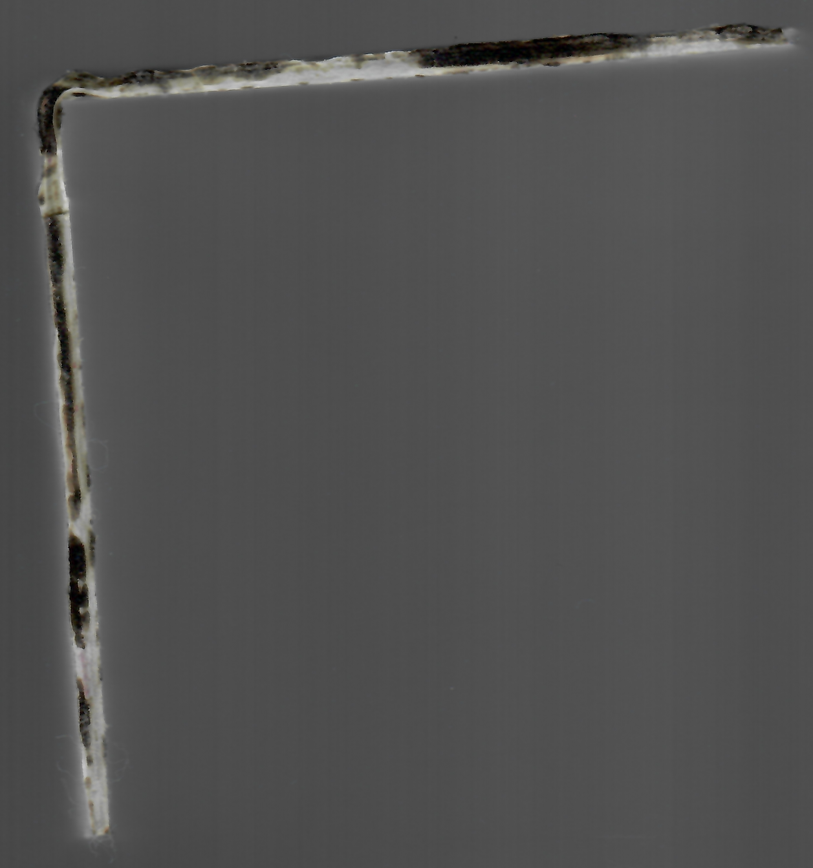
#> input picture LQ2.png, 813 x 868 px, shrunk from 1257 x 1343 before the run
$ jupyter execute AngleScript.ipynb
#> lines starting #> are read from the running program, lines starting #| are printed output that depends on the picture
# Code for Angle Measurement

[cell 1]
import numpy as np

from skimage.transform import (hough_line, hough_line_peaks,
                               probabilistic_hough_line)
from skimage.feature import canny
from skimage import data

from pylab import imread, imshow, gray, mean

import matplotlib.pyplot as plt
from matplotlib import cm

image = imread('LQ2.png')
#> image is the input picture: shape (868, 813, 4) float32; mean R, G, B, A 0.32, 0.319, 0.317, 1
image = np.mean(image,axis=2)
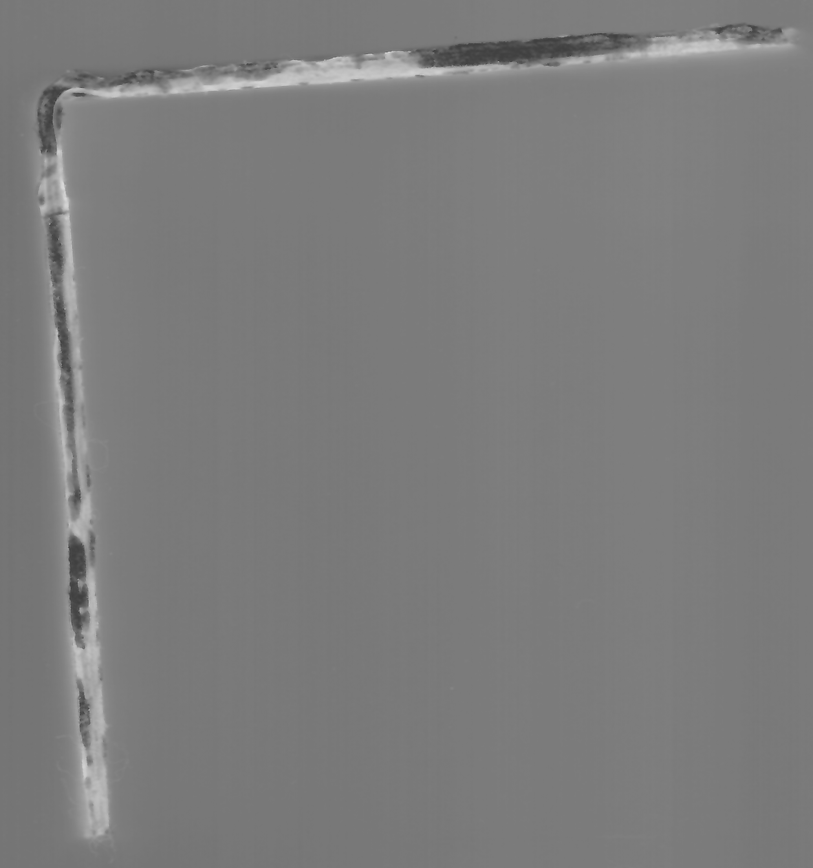
#> image: shape (868, 813) float32; min 0.25, max 0.855, mean 0.489
image = (image < 128)*255
#> image: shape (868, 813) int64; every value is 255

h, theta, d = hough_line(image)
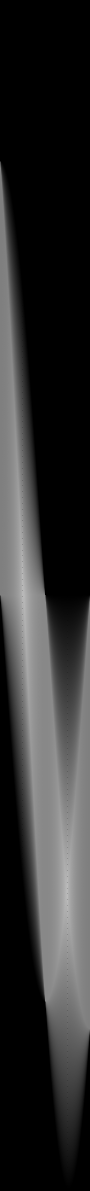
#> h: shape (2381, 180) uint64 (shown at 1/2 size); min 0, max 1626, mean 296.4; drawn with min black and max white
#> theta = 180 values from -1.57 to 1.55; d = 2381 values from -1190 to 1190

fig, axes = plt.subplots(1, 3, figsize=(15, 6),
                         subplot_kw={'adjustable': 'box-forced'})
ax = axes.ravel()

ax[0].imshow(image, cmap=cm.gray)
ax[0].set_title('Input image')
ax[0].set_axis_off()
ax[1].imshow(np.log(1 + h),
             extent=[np.rad2deg(theta[-1]), np.rad2deg(theta[0]), d[-1], d[0]],
             cmap=cm.gray, aspect=1/1.5)
ax[1].set_title('Hough transform')
ax[1].set_xlabel('Angles (degrees)')
ax[1].set_ylabel('Distance (pixels)')
ax[1].axis('image')

ax[2].imshow(image, cmap=cm.gray)
for _, angle, dist in zip(*hough_line_peaks(h, theta, d)):
    y0 = (dist - 0 * np.cos(angle)) / np.sin(angle)
    y1 = (dist - image.shape[1] * np.cos(angle)) / np.sin(angle)
    ax[2].plot((0, image.shape[1]), (y0, y1), '-r')
#> this loop made 99 passes
#> (angle, dist, y0, y1) on passes 1 to 12: (0.785, 612, 865.5, 52.5), (0.785, 602, 851.4, 38.36), (0.785, 590, 834.4, 21.39), (0.785, 578, 817.4, 4.42), (-0.785, -1, 1.41, 814.4), (-0.785, -11, 15.56, 828.6), (-0.785, -21, 29.7, 842.7), (-0.785, -33, 46.67, 859.7), (-0.576, 206, -378.2, 873.7), (-0.559, 228, -430.3, 870.8), (-0.541, 245, -475.7, 877.4), (-0.524, 268, -536, 872.2)
ax[2].set_xlim((0, image.shape[1]))
ax[2].set_ylim((image.shape[0], 0))
ax[2].set_axis_off()
ax[2].set_title('Detected lines')

plt.tight_layout()
plt.show()
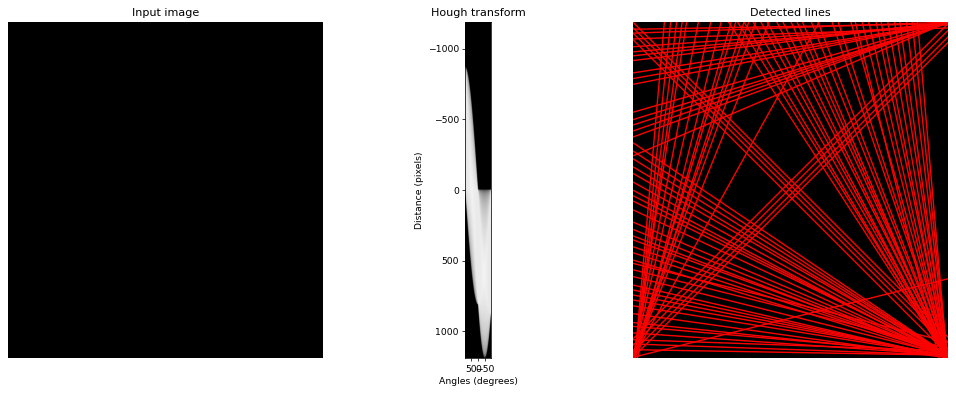
#> figure drawn by matplotlib, 3 panels

angle=[]
dist=[]
for _, a , d in zip(*hough_line_peaks(h, theta, d)):
    angle.append(a)
    dist.append(d)
#> this loop made 99 passes
#> (a, d) on passes 1 to 12: (0.785, 612), (0.785, 602), (0.785, 590), (0.785, 578), (-0.785, -1), (-0.785, -11), (-0.785, -21), (-0.785, -33), (-0.576, 206), (-0.559, 228), (-0.541, 245), (-0.524, 268)
#> after the loop, angle = 99 values, max 1.55 at index 97, min -1.55 at index 98, mean -0.224; dist = 99 values, max 840 at index 73, min -846 at index 98, mean 35.72

angle = [a*180/np.pi for a in angle]
#> angle = 99 values, max 89 at index 97, min -89 at index 98, mean -12.86
angle_reel = np.max(angle) - np.min(angle)
#> angle_reel = 178

print(angle,angle_reel)
#> (printed output is left out)

$ run again, with LQ1.png copied over LQ2.png
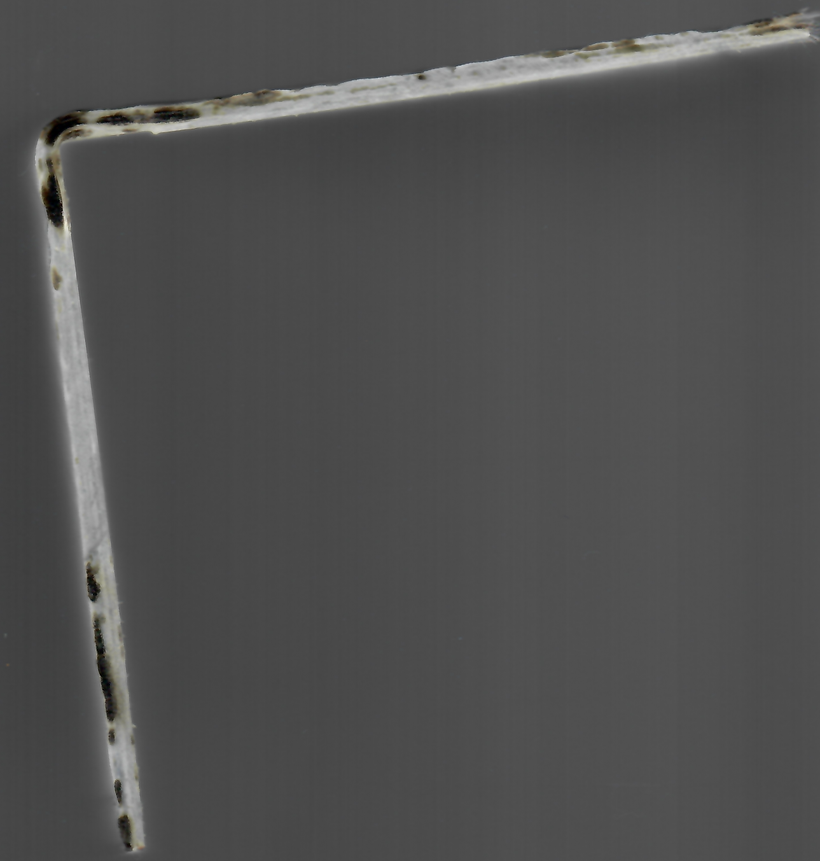
#> input picture LQ1.png, 820 x 861 px, shrunk from 1289 x 1353 before the run
#> image is the input picture: shape (861, 820, 4) float32; mean R, G, B, A 0.313, 0.313, 0.312, 1
#> `image = np.mean(image,axis=2)`:
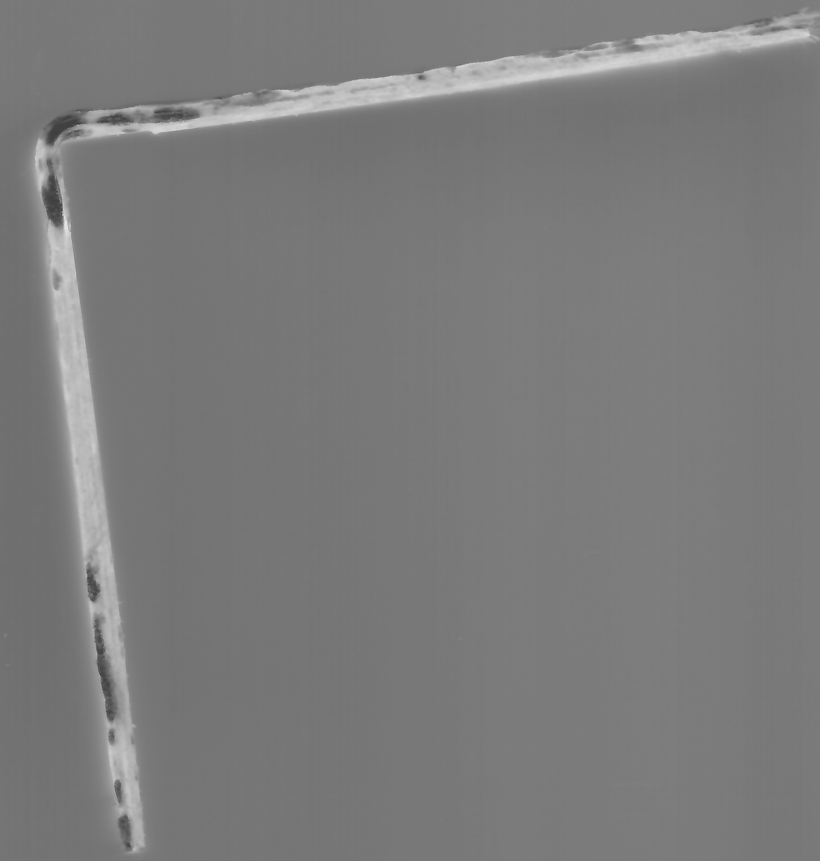
#> image: shape (861, 820) float32; min 0.25, max 0.919, mean 0.484
#> `h, theta, d = hough_line(image)`: theta = 180 values from -1.57 to 1.55; d = 2379 values from -1189 to 1189
#> the loop `for _, angle, dist in zip(*hough_line_peaks(h, theta, d)):` made 97 passes
#> (angle, dist, y0, y1) on passes 1 to 8: (0.785, 607, 858.4, 38.43), (0.785, 595, 841.5, 21.46), (0.785, 585, 827.3, 7.31), (-0.785, -1, 1.41, 821.4), (-0.785, -11, 15.56, 835.6), (-0.785, -21, 29.7, 849.7), (-0.593, 196, -350.5, 865.2), (-0.576, 218, -400.3, 862.4)
#> `plt.show()`:
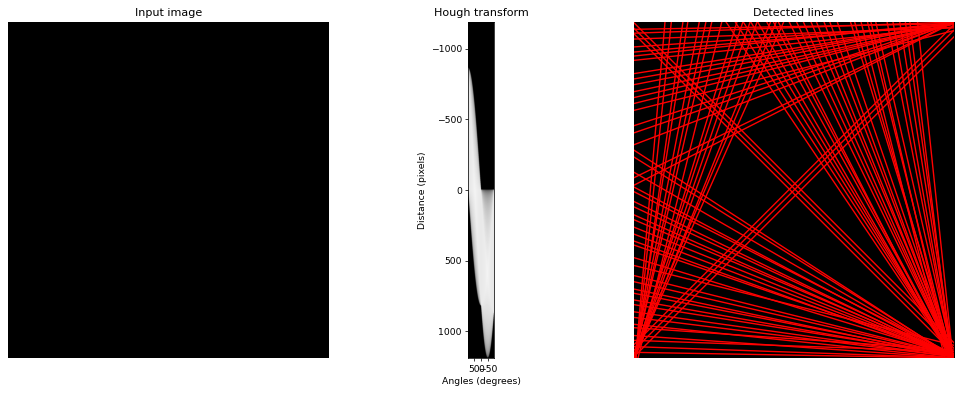
#> figure drawn by matplotlib, 3 panels
#> the loop `for _, a , d in zip(*hough_line_peaks(h, theta, d)):` made 97 passes
#> (a, d) on passes 1 to 8: (0.785, 607), (0.785, 595), (0.785, 585), (-0.785, -1), (-0.785, -11), (-0.785, -21), (-0.593, 196), (-0.576, 218)
#> after the loop `for _, a , d in zip(*hough_line_peaks(h, theta, d)):`: angle = 97 values, max 1.55 at index 95, min -1.55 at index 96, mean -0.179; dist = 97 values, max 723 at index 63, min -846 at index 96, mean 43.69
#> `angle = [a*180/np.pi for a in angle]`: angle = 97 values, max 89 at index 95, min -89 at index 96, mean -10.28
#> angle_reel = 178
#> (printed output is left out)
